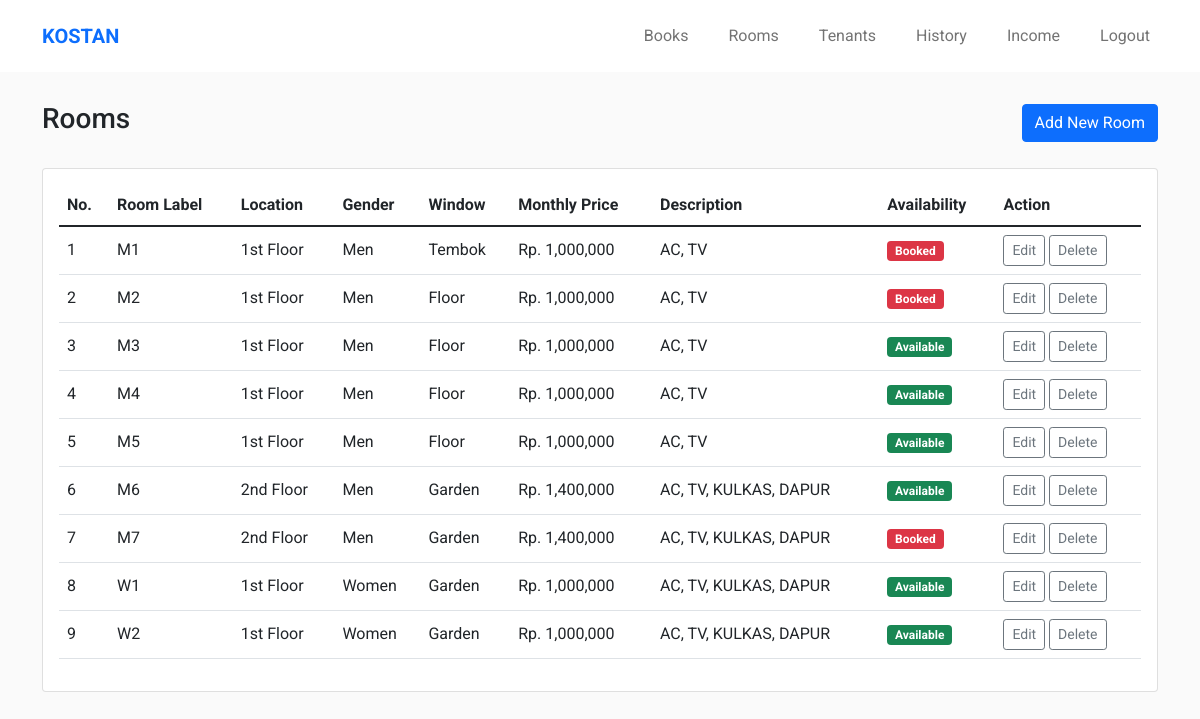
/rooms.php (signed in), run on the app's committed database.
### tables this page shows
CREATE TABLE `rooms` (
  `room_id` int(10) NOT NULL,
  `room_label` varchar(50) NOT NULL,
  `room_location` enum('1st Floor','2nd Floor') NOT NULL,
  `room_gender` enum('Men','Women') NOT NULL,
  `room_window` varchar(50) NOT NULL,
  `room_monthly_price` int(11) NOT NULL,
  `room_availability` enum('Available','Booked') NOT NULL,
  `room_description` text NOT NULL
);

### rooms.php (the view, shortened to what this page needs)
<?php
    include('layouts/header.php');
?>
<section class="main-content">
    <div class="container">
        <div class="d-flex align-items-center justify-content-between">
            <h3>Rooms</h3>
            <a href="room-add.php" class="btn btn-primary">Add New Room</a>
        </div>
        <div class="card  mt-4">
            <div class="card-body">
                <table class="table">
                    <thead>
                        <tr>
                            <th>No.</th>
                            <th>Room Label</th>
                            <th>Location</th>
                            <th>Gender</th>
                            <th>Window</th>
                            <th>Monthly Price</th>
                            <th>Description</th>
                            <th>Availability</th>
                            <th>Action</th>
                        </tr>
                    </thead>
                    <tbody>
                        <?php
                            $query = mysqli_query($conn, "SELECT * FROM rooms");
                            $no = 1;
                            while($row = mysqli_fetch_assoc($query)) {
                        ?>
                        <tr style="vertical-align: middle;">
                            <td><?= $no++ ?></td>
                            <td><?= $row['room_label'] ?></td>
                            <td><?= $row['room_location'] ?></td>
                            <td><?= $row['room_gender'] ?></td>
                            <td><?= $row['room_window'] ?></td>
                            <td>Rp. <?= number_format($row['room_monthly_price']) ?></td>
                            <td><?= $row['room_description'] ?></td>
                            <td>
                                <?php
                                    if($row['room_availability'] == 'Available') {
                                        echo '<span class="badge bg-success">Available</span>';
                                    } else {
                                        echo '<span class="badge bg-danger">Booked</span>';
                                    }
                                ?>
                            </td>
                            <td>
                                <a href="room-edit.php?id=<?= $row['room_id'] ?>" class="btn btn-sm btn-outline-secondary">Edit</a>
                                <a href="config/action-room.php?action=delete&id=<?= $row['room_id'] ?>"
                                onClick="return confirm('Yakin Ingin Menghapus Data? \nData Tersebut Tidak Bisa Dikembalikan Lagi !')"
                                class="btn btn-sm btn-outline-secondary">Delete</a>
                            </td>
                        </tr>
                        <?php } ?>
                    </tbody>
                </table>
            </div>
        </div>
    </div>
</section>
<?php include('layouts/footer.php') ?>

### styles/style.css (style rules this page uses)
* { margin: 0; padding: 0; -webkit-box-sizing: border-box; box-sizing: border-box; font-family: 'Roboto', sans-serif; }
body { background-color: #fafafa; }
a { text-decoration: none; }
section { padding: 30px 0; }

### data on the page
rooms: room_label "M1", room_location "1st Floor", room_gender "Men", room_window "Tembok", room_monthly_price "1,000,000", room_description "AC, TV", room_availability "Booked"
rooms: room_label "M2", room_location "1st Floor", room_gender "Men", room_window "Floor", room_monthly_price "1,000,000", room_description "AC, TV", room_availability "Booked"
rooms: room_label "M3", room_location "1st Floor", room_gender "Men", room_window "Floor", room_monthly_price "1,000,000", room_description "AC, TV", room_availability "Available"
rooms: room_label "M4", room_location "1st Floor", room_gender "Men", room_window "Floor", room_monthly_price "1,000,000", room_description "AC, TV", room_availability "Available"
rooms: room_label "M5", room_location "1st Floor", room_gender "Men", room_window "Floor", room_monthly_price "1,000,000", room_description "AC, TV", room_availability "Available"
rooms: room_label "M6", room_location "2nd Floor", room_gender "Men", room_window "Garden", room_monthly_price "1,400,000", room_description "AC, TV, KULKAS, DAPUR", room_availability "Available"
rooms: room_label "M7", room_location "2nd Floor", room_gender "Men", room_window "Garden", room_monthly_price "1,400,000", room_description "AC, TV, KULKAS, DAPUR", room_availability "Booked"
rooms: room_label "W1", room_location "1st Floor", room_gender "Women", room_window "Garden", room_monthly_price "1,000,000", room_description "AC, TV, KULKAS, DAPUR", room_availability "Available"
rooms: room_label "W2", room_location "1st Floor", room_gender "Women", room_window "Garden", room_monthly_price "1,000,000", room_description "AC, TV, KULKAS, DAPUR", room_availability "Available"
